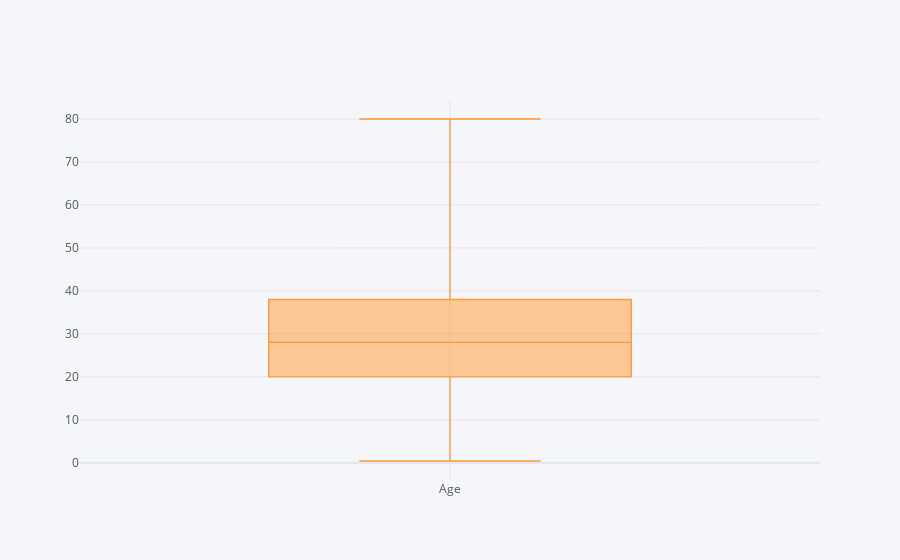

Notebook source saved alongside this figure:
### Code cell
train['Age'].iplot(kind='box')

### Figure 1 — Plotly figure (JSON) as saved in the notebook; plotly's stock layout.template omitted (floating-point values rounded to 4 significant figures; data arrays with more than 128 entries replaced by an {"elided": "..."} marker saying what was removed)
{"data": [{"boxpoints": false, "line": {"width": 1.3}, "marker": {"color": "rgba(255, 153, 51, 1.0)"}, "name": "Age", "orientation": "v", "type": "box", "y": {"elided": "891 float values"}}], "layout": {"legend": {"bgcolor": "#F5F6F9", "font": {"color": "#4D5663"}}, "paper_bgcolor": "#F5F6F9", "plot_bgcolor": "#F5F6F9", "title": {"font": {"color": "#4D5663"}}, "xaxis": {"gridcolor": "#E1E5ED", "showgrid": true, "tickfont": {"color": "#4D5663"}, "title": {"font": {"color": "#4D5663"}, "text": ""}, "zerolinecolor": "#E1E5ED"}, "yaxis": {"gridcolor": "#E1E5ED", "showgrid": true, "tickfont": {"color": "#4D5663"}, "title": {"font": {"color": "#4D5663"}, "text": ""}, "zerolinecolor": "#E1E5ED"}}}
